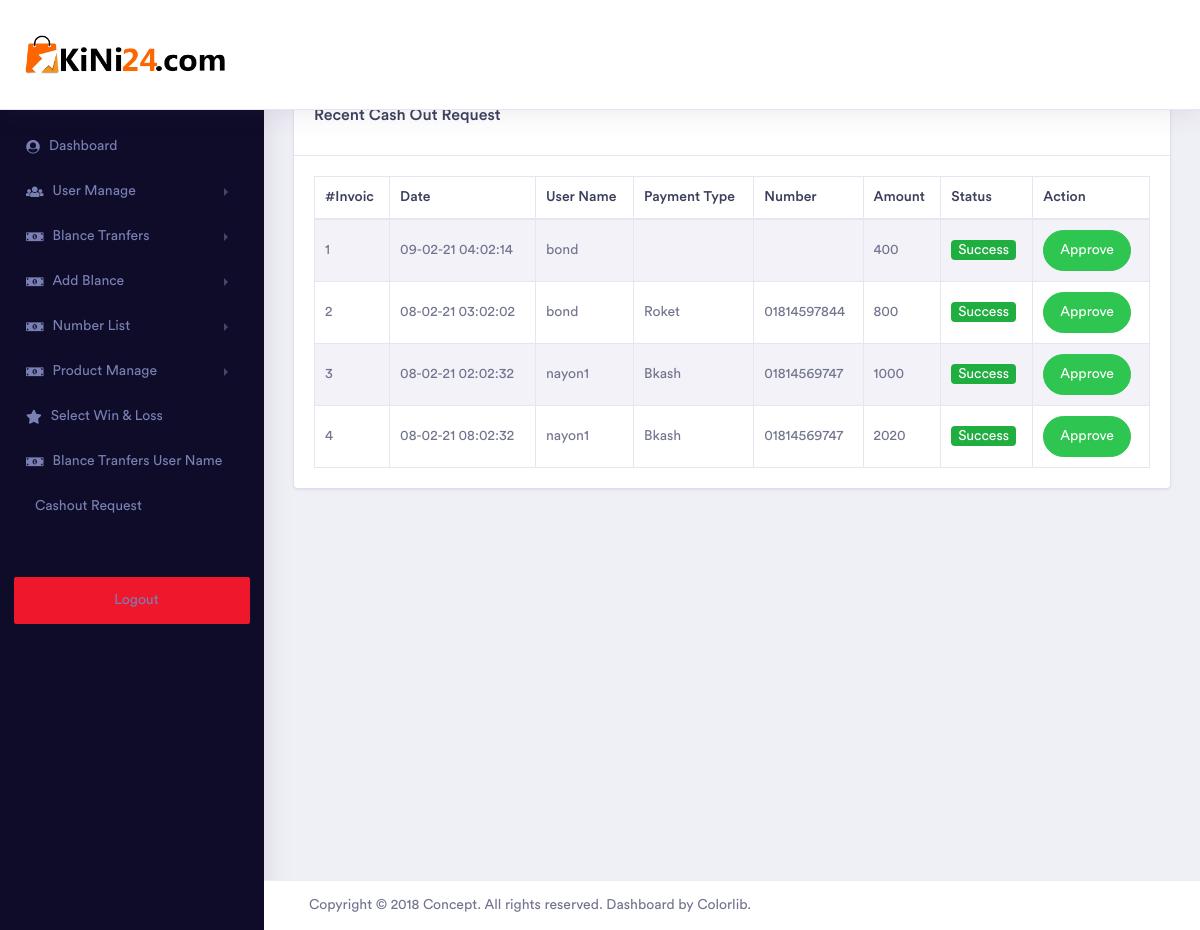
/admin/cashout-request.php (signed in), run on the app's committed database.
### tables this page shows
CREATE TABLE `tbl_cashout` (
  `id` int(11) NOT NULL,
  `user_id` varchar(255) NOT NULL,
  `user_name` varchar(255) NOT NULL,
  `options` varchar(255) NOT NULL,
  `number` varchar(255) NOT NULL,
  `amount` varchar(255) NOT NULL,
  `date` varchar(255) NOT NULL,
  `status` varchar(255) NOT NULL,
  `w_time` int(11) NOT NULL
);

### admin/cashout-request.php (the view, shortened to what this page needs)
<?php include 'inc/header.php';?>
<?php
if(isset($_SESSION['id']) && !empty($_SESSION['id'])){
include 'inc/side-bar.php';
include 'lib/db.php';
?>
<div class="dashboard-wrapper">
    <div class="dashboard-ecommerce">
        <div class="container-fluid dashboard-content ">
        <div class="row ">
            <div class="col-md-12">
                <div class="card">
                    <div class="card-header">
                        <h4>Recent Cash Out Request</h4>
                    </div>
                    <div class="card-body">
                        <table class="table table-striped table-bordered" style="width:100%">
                            <thead class="dash-tbl-head">
                                <tr>
                                    <th>#Invoic</th>
                                    <th>Date</th>
                                    <th>User Name</th>
                                    <th>Payment Type</th>
                                    <th>Number</th>
                                    <th>Amount</th>
                                    <th> Status</th>
                                    <th> Action</th>
                                </tr>
                            </thead>
                            <tbody>
                               <?php
                                $sr = 0;
                                 $res = mysqli_query($conn, "select * from tbl_cashout order by id desc limit 0,8");
                            while($row = mysqli_fetch_assoc($res)){
                                $sr++;
                                ?>
                                <tr>
                                    <td><?= $sr;?></td>
                                    <td><?= $row['date']?></td>
                                    <td><?= $row['user_name']?></td>
                                    <td><?= $row['options']?></td>
                                    <td><?= $row['number']?></td>
                                    <td><?= $row['amount']?></td>
                                    <?php if($row['status'] == 'Success'){ ?>
                                    <td><a href="" class="badge badge-success"><?= $row['status']?></a></td>
                                    <?php }else{ ?>
                                    <td>&nbsp;&nbsp; &nbsp;<a class="badge badge-warning" ><?= $row['status']?></a> </td>
                                    <?php }?>
                                    <td><a href="?approve=<?= $row['id']?>" class="btn btn-success btn-rounded <?= $class?>">Approve</a></td>
                                </tr>
                            <?php }?>
                            </tbody>
                        </table>
                    </div>
                </div>
            </div>
        </div>
        </div>
    </div>
    <?php include 'inc/footer.php';
    }else{
    echo '<script>window.location.href = "index.php";</script>';
}
    ?>

### data on the page
tbl_cashout: date "09-02-21 04:02:14", user_name "bond", amount "400", status "Success"
tbl_cashout: date "08-02-21 03:02:02", user_name "bond", options "Roket", number "01814597844", amount "800", status "Success"
tbl_cashout: date "08-02-21 02:02:32", user_name "nayon1", options "Bkash", number "01814569747", amount "1000", status "Success"
tbl_cashout: date "08-02-21 08:02:32", user_name "nayon1", options "Bkash", number "01814569747", amount "2020", status "Success"
